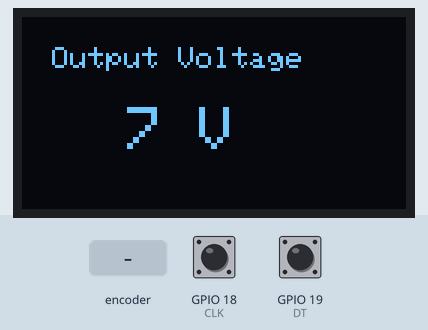
The sketch below on a simulated ESP32. Shown: 128×64 one-colour display. Inputs (shaded band) come from the test bench; at power-on: GPIO 18 (CLK) HIGH, GPIO 19 (DT) HIGH. What the sketch prints to the serial monitor is not drawn.

Above: at 1.2 s.
1.3 s: rotary encoder on GPIO 18 (CLK) / GPIO 19 (DT) turned 3 steps (first pin leading)
At 2.9 s:
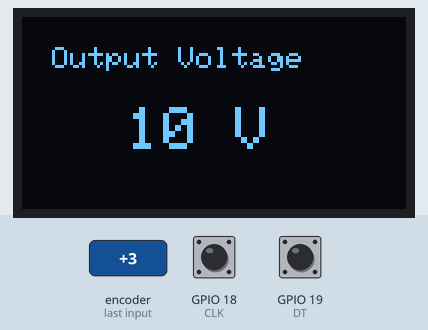
3.4 s: rotary encoder on GPIO 18 (CLK) / GPIO 19 (DT) turned 1 step (first pin leading)
At 4.2 s:
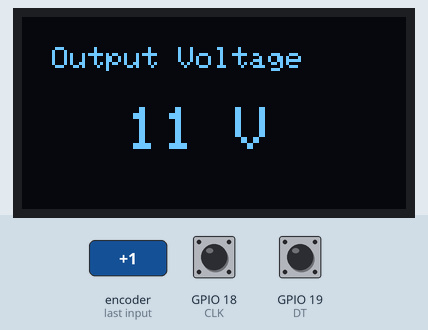
5.1 s: rotary encoder on GPIO 18 (CLK) / GPIO 19 (DT) turned 1 step (first pin leading)
At 5.4 s:
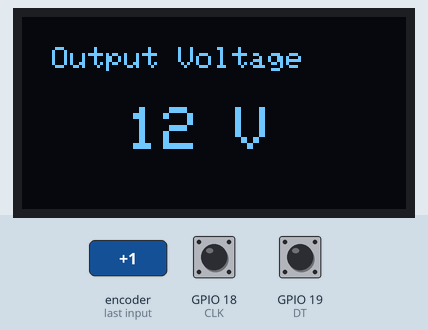
Timing chart, 0 to 8.1 s (numbered marks = the images above; inputs shaded):
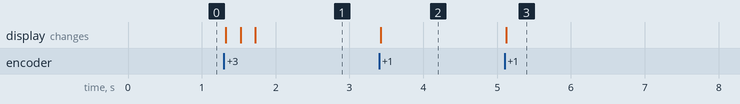

Measured:
- after the input at 1.3 s, the display: first changes at once (image 1 shows a later state)
- after the input at 3.4 s, the display: changes at once (image 2)
- after the input at 5.1 s, the display: changes at once (image 3)

The sketch:

pot_duty_manipulation.ino
```cpp
#include <Wire.h>
#include <Adafruit_GFX.h>
#include <Adafruit_SSD1306.h>

#define SCREEN_WIDTH 128
#define SCREEN_HEIGHT 64

Adafruit_SSD1306 display(SCREEN_WIDTH, SCREEN_HEIGHT, &Wire, -1);

#define SDA_PIN 21
#define SCL_PIN 22

#define CLK 18
#define DT 19
#define SW 5

HardwareSerial DSPSerial(2);
int encoderValue = 7;
int lastCLKState;

void setup()
{
    Serial.begin(115200);

    DSPSerial.begin(115200, SERIAL_8N1, 16, 17);

    pinMode(CLK, INPUT_PULLUP);
    pinMode(DT, INPUT_PULLUP);
    pinMode(SW, INPUT_PULLUP);

    Wire.begin(SDA_PIN, SCL_PIN);

    if (!display.begin(SSD1306_SWITCHCAPVCC, 0x3C))
    {
        while (1);
    }

    display.clearDisplay();

    lastCLKState = digitalRead(CLK);

    showValue();

    sendVoltage();
}

void loop()
{
    int currentCLK = digitalRead(CLK);

    if (currentCLK != lastCLKState)
    {
        if (currentCLK == LOW)
        {
            if (digitalRead(DT) != currentCLK)
            {
                if (encoderValue < 24)
                    encoderValue++;
            }
            else
            {
                if (encoderValue > 7)
                    encoderValue--;
            }

            showValue();

            sendVoltage();
        }
    }

    lastCLKState = currentCLK;
}

void showValue()
{
    display.clearDisplay();

    display.setTextColor(SSD1306_WHITE);

    display.setTextSize(1);
    display.setCursor(10, 10);
    display.println("Output Voltage");

    display.setTextSize(2);
    display.setCursor(35, 30);
    display.print(encoderValue);
    display.print(" V");

    display.display();
}

void sendVoltage()
{
    DSPSerial.print(encoderValue);
    DSPSerial.print('\n');

    Serial.print("Sent to DSP: ");
    Serial.println(encoderValue);
}
```
